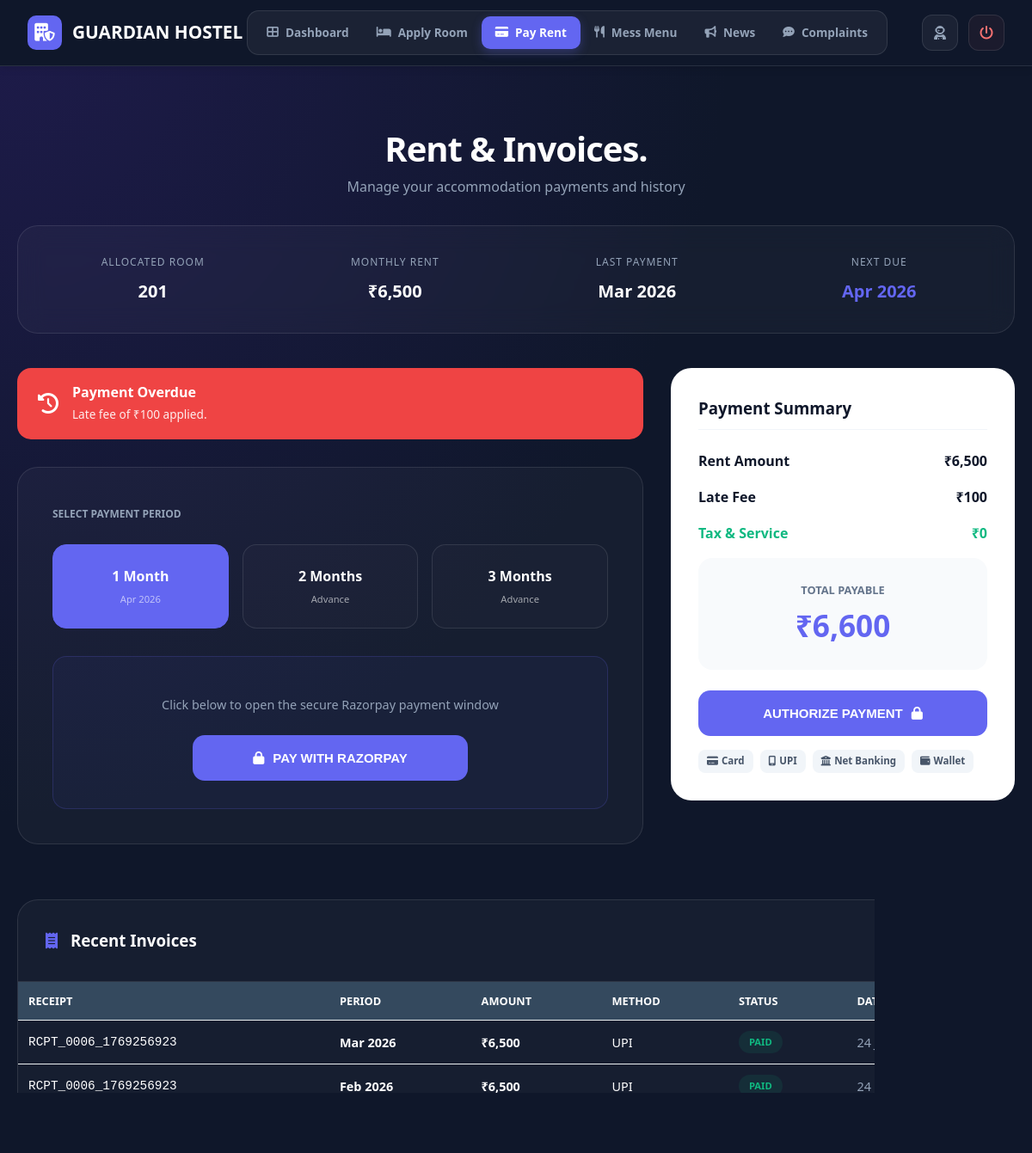
Page /student/pay_rent.php (signed in) on the committed database.
### tables this page shows
CREATE TABLE `room_requests` (
  `id` int(11) NOT NULL,
  `student_id` int(11) NOT NULL,
  `room_type` enum('Single','Double','Triple') NOT NULL,
  `message` text DEFAULT NULL,
  `mess_included` tinyint(1) DEFAULT 1,
  `total_amount` decimal(10,2) DEFAULT 0.00,
  `monthly_rent_amount` decimal(10,2) DEFAULT 0.00 COMMENT 'Monthly rent (room + mess)',
  `payment_status` enum('Pending','Paid','Failed') DEFAULT 'Pending',
  `payment_id` varchar(100) DEFAULT NULL,
  `status` enum('Pending','Approved','Rejected') DEFAULT 'Pending',
  `room_id` int(11) DEFAULT NULL,
  `request_date` timestamp NOT NULL DEFAULT current_timestamp(),
  `response_date` timestamp NULL DEFAULT NULL,
  `room_allocation_date` date DEFAULT NULL COMMENT 'Date when room was allocated'
);

CREATE TABLE `rooms` (
  `id` int(11) NOT NULL,
  `room_number` varchar(10) NOT NULL,
  `room_type` enum('Single','Double','Triple') NOT NULL,
  `capacity` int(11) NOT NULL,
  `occupied` int(11) DEFAULT 0,
  `rent` decimal(10,2) NOT NULL,
  `status` enum('Available','Full','Maintenance') DEFAULT 'Available',
  `created_at` timestamp NOT NULL DEFAULT current_timestamp()
);

CREATE TABLE `monthly_rent_payments` (
  `id` int(11) NOT NULL,
  `student_id` int(11) NOT NULL,
  `room_request_id` int(11) NOT NULL COMMENT 'Links to approved room request',
  `payment_month` date NOT NULL COMMENT 'First day of the month for which rent is paid',
  `room_rent` decimal(10,2) NOT NULL COMMENT 'Room rent amount',
  `mess_fee` decimal(10,2) NOT NULL COMMENT 'Mess fee amount',
  `other_charges` decimal(10,2) DEFAULT 0.00 COMMENT 'Any additional charges',
  `total_amount` decimal(10,2) NOT NULL COMMENT 'Total amount paid',
  `payment_method` enum('Card','UPI','Wallet','Cash') NOT NULL,
  `transaction_id` varchar(100) DEFAULT NULL,
  `payment_status` enum('Pending','Success','Failed') DEFAULT 'Pending',
  `payment_date` timestamp NOT NULL DEFAULT current_timestamp(),
  `due_date` date NOT NULL COMMENT 'Date by which rent should be paid',
  `is_advance_payment` tinyint(1) DEFAULT 0 COMMENT '1 if payment is made in advance',
  `payment_details` text DEFAULT NULL COMMENT 'JSON data with payment method details',
  `receipt_number` varchar(50) DEFAULT NULL,
  `notes` text DEFAULT NULL
);

### student/pay_rent.php (the view, shortened to what this page needs)
<?php
require_once '../config.php';
$student_id   = $_SESSION['student_id'];
$settings_query = mysqli_query($conn, "SELECT setting_key, setting_value FROM rent_payment_settings");
$settings = [];
while ($row = mysqli_fetch_assoc($settings_query)) {
    $settings[$row['setting_key']] = $row['setting_value'];
}
$rent_due_day           = $settings['rent_due_day'] ?? 5;
$advance_months_allowed = $settings['advance_months_allowed'] ?? 6;
$late_payment_fine      = $settings['late_payment_fine'] ?? 100;
$grace_period_days      = $settings['grace_period_days'] ?? 3;
$enable_advance         = $settings['enable_advance_payment'] ?? 1;
$room_query = "SELECT rr.*, r.room_number, r.room_type as room_type_detail, r.rent
               FROM room_requests rr
               LEFT JOIN rooms r ON rr.room_id = r.id
               WHERE rr.student_id = $student_id
               AND rr.status = 'Approved'
               AND rr.payment_status = 'Paid'
               ORDER BY rr.response_date DESC
               LIMIT 1";
$room_result = mysqli_query($conn, $room_query);
if (mysqli_num_rows($room_result) == 0) {
    $no_room = true;
} else {
    $no_room      = false;
    $room_data    = mysqli_fetch_assoc($room_result);
    $monthly_rent = $room_data['total_amount'];
    $last_paid_query = mysqli_query($conn, "SELECT MAX(payment_month) as last_month FROM monthly_rent_payments WHERE student_id = $student_id AND payment_status = 'Success'");
    $last_paid_row   = mysqli_fetch_assoc($last_paid_query);
    $last_paid_month = $last_paid_row['last_month'];
    $current_month_start = date('Y-m-01');
    $due_month = (!$last_paid_month || $last_paid_month < $current_month_start)
        ? $current_month_start
        : date('Y-m-01', strtotime($last_paid_month . ' +1 month'));
    $current_due_date = date('Y-m-' . str_pad($rent_due_day, 2, '0', STR_PAD_LEFT));
    $is_overdue = (strtotime($current_due_date) + ($grace_period_days * 86400)) < time() && $due_month <= $current_month_start;
    $history_query  = "SELECT * FROM monthly_rent_payments WHERE student_id = $student_id ORDER BY payment_month DESC";
    $history_result = mysqli_query($conn, $history_query);
}
?>
<!DOCTYPE html>
<html lang="en">
<head>
    <link rel="stylesheet" href="https://cdnjs.cloudflare.com/ajax/libs/font-awesome/6.5.1/css/all.min.css">
    <link rel="stylesheet" href="../css/style.css">
</head>
<body>
    <div class="mesh-bg"></div>
    <?php include 'includes/nav.php'; ?>
    <main class="container">
        <header class="page-header">
            <h1>Rent & Invoices<span>.</span></h1>
            <p style="color: var(--text-dim);">Manage your accommodation payments and history</p>
        </header>
        <?php if ($no_room): ?>
            <div class="glass-box" style="text-align: center; padding: 5rem;">
                <i class="fas fa-house-circle-exclamation" style="font-size: 4rem; color: #fbbf24; margin-bottom: 1.5rem;"></i>
                <h2>No Room Allocated</h2>
                <p style="color: var(--text-dim); margin: 1rem 0 2rem;">You need an approved room allocation to manage rent.</p>
                <a href="apply_room.php" class="btn-primary" style="padding: 15px 40px; text-decoration: none;">Apply Now</a>
            </div>
        <?php else: ?>
            <div class="rent-banner">
                <div class="status-pill"><span>Allocated Room</span><strong><?php echo $room_data['room_number'] ?? 'TBA'; ?></strong></div>
                <div class="status-pill"><span>Monthly Rent</span><strong>&#8377;<?php echo number_format($monthly_rent); ?></strong></div>
                <div class="status-pill"><span>Last Payment</span><strong><?php echo $last_paid_month ? date('M Y', strtotime($last_paid_month)) : 'None'; ?></strong></div>
                <div class="status-pill"><span>Next Due</span><strong style="color: var(--primary);"><?php echo date('M Y', strtotime($due_month)); ?></strong></div>
            </div>
            <div class="checkout-grid">
                <div class="payment-main">
                    <?php if ($is_overdue): ?>
                        <div class="overdue-banner">
                            <i class="fas fa-clock-rotate-left" style="font-size: 1.5rem;"></i>
                            <div>
                                <strong style="display: block;">Payment Overdue</strong>
                                <span style="font-size: 0.85rem; opacity: 0.9;">Late fee of &#8377;<?php echo $late_payment_fine; ?> applied.</span>
                            </div>
                        </div>
                    <?php endif; ?>
                    <div class="glass-box">
                        <label style="font-weight: 700; color: var(--text-dim); text-transform: uppercase; font-size: 0.75rem;">Select Payment Period</label>
                        <div class="grid-options" id="monthOpts">
                            <label class="opt-label active">
                                <strong>1 Month</strong>
                                <span style="display:block; font-size: 0.7rem; opacity: 0.6; margin-top: 4px;"><?php echo date('M Y', strtotime($due_month)); ?></span>
                            </label>
                            <?php if ($enable_advance): ?>
                                <?php for ($i = 2; $i <= min($advance_months_allowed, 3); $i++): ?>
                                <label class="opt-label">
                                    <strong><?php echo $i; ?> Months</strong>
                                    <span style="display:block; font-size: 0.7rem; opacity: 0.6; margin-top: 4px;">Advance</span>
                                </label>
                                <?php endfor; ?>
                            <?php endif; ?>
                        </div>
                        <div style="margin-top: 2rem; padding: 2rem; background: rgba(99,102,241,0.05); border: 1px solid rgba(99,102,241,0.2); border-radius: 16px; text-align: center;">
                            <p style="color: var(--text-dim); font-size: 0.9rem; margin-bottom: 1.5rem;">Click below to open the secure Razorpay payment window</p>
                            <button id="rzp-rent-btn" onclick="openRentPayment()" class="btn-pay" style="max-width: 320px; margin: 0 auto;">
                                <i class="fas fa-lock"></i> PAY WITH RAZORPAY
                            </button>
                        </div>
                    </div>
                </div>
                <div class="payment-side">
                    <div class="summary-card">
                        <h3 style="margin-bottom: 1.5rem; font-weight: 800; border-bottom: 1px solid #f1f5f9; padding-bottom: 10px;">Payment Summary</h3>
                        <div class="summary-row"><span>Rent Amount</span><span id="sum-rent">&#8377;<?php echo number_format($monthly_rent); ?></span></div>
                        <div class="summary-row"><span>Late Fee</span><span id="sum-fine">&#8377;<?php echo $is_overdue ? $late_payment_fine : 0; ?></span></div>
                        <div class="summary-row" style="color: #10b981;"><span>Tax & Service</span><span>&#8377;0</span></div>
                        <div class="total-box">
                            <span style="font-size: 0.8rem; font-weight: 700; color: #64748b; text-transform: uppercase;">Total Payable</span>
                            <h2 id="sum-total">&#8377;<?php echo number_format($monthly_rent + ($is_overdue ? $late_payment_fine : 0)); ?></h2>
                        </div>
                        <button onclick="openRentPayment()" class="btn-pay" id="rzp-rent-btn2">
                            AUTHORIZE PAYMENT <i class="fas fa-lock"></i>
                        </button>
                        <div class="rzp-badges">
                            <span class="rzp-badge"><i class="fas fa-credit-card"></i> Card</span>
                            <span class="rzp-badge"><i class="fas fa-mobile-screen"></i> UPI</span>
                            <span class="rzp-badge"><i class="fas fa-university"></i> Net Banking</span>
                            <span class="rzp-badge"><i class="fas fa-wallet"></i> Wallet</span>
                        </div>
                    </div>
                </div>
            </div>
            <div class="history-card">
                <div style="padding: 2rem; border-bottom: 1px solid var(--glass-border);">
                    <h3 style="font-weight: 800;"><i class="fas fa-receipt" style="color: var(--primary); margin-right: 10px;"></i> Recent Invoices</h3>
                </div>
                <div style="overflow-x: auto;">
                    <table>
                        <thead>
                            <tr><th>Receipt</th><th>Period</th><th>Amount</th><th>Method</th><th>Status</th><th>Date</th></tr>
                        </thead>
                        <tbody>
                            <?php while($p = mysqli_fetch_assoc($history_result)): ?>
                            <tr>
                                <td style="font-family: monospace;"><?php echo $p['receipt_number'] ?? $p['transaction_id']; ?></td>
                                <td style="font-weight: 700;"><?php echo date('M Y', strtotime($p['payment_month'])); ?></td>
                                <td style="font-weight: 700;">&#8377;<?php echo number_format($p['total_amount']); ?></td>
                                <td><?php echo $p['payment_method']; ?></td>
                                <td><span class="badge badge-paid">PAID</span></td>
                                <td style="color: var(--text-dim);"><?php echo date('d M, Y', strtotime($p['payment_date'])); ?></td>
                            </tr>
                            <?php endwhile; ?>
                        </tbody>
                    </table>
                </div>
            </div>
        <?php endif; ?>
    </main>
</body>
</html>

### css/style.css (style rules this page uses)
* { margin: 0; padding: 0; box-sizing: border-box; }
:root { --primary-color: #16a085; --secondary-color: #2c3e50; --accent-color: #e67e22; --light-bg: #ecf0f1; --dark-text: #2c3e50; --light-text: #7f8c8d; --white: #ffffff; --shadow: 0 4px 6px rgba(0, 0, 0, 0.1); --shadow-hover: 0 10px 25px rgba(0, 0, 0, 0.15); }
html { scroll-behavior: smooth; }
body { font-family: 'Segoe UI', Tahoma, Geneva, Verdana, sans-serif; color: var(--dark-text); line-height: 1.6; overflow-x: hidden; }
.container { max-width: 1200px; margin: 0 auto; padding: 0 20px; }
table { width: 100%; border-collapse: collapse; }
table th, table td { padding: 12px; text-align: left; border-bottom: 1px solid #ecf0f1; }
table th { background: #34495e; color: #fff; font-weight: bold; }
.badge { display: inline-block; padding: 5px 10px; border-radius: 20px; font-size: 0.85rem; font-weight: bold; }

### student/pay_rent.php (style rules this page uses)
:root { --primary: #6366f1; --glass: rgba(255, 255, 255, 0.03); --glass-border: rgba(255, 255, 255, 0.1); --text-dim: #94a3b8; }
body { background: #0f172a; color: white; min-height: 100vh; overflow-x: hidden; }
.mesh-bg { position: fixed; top: 0; left: 0; width: 100%; height: 100%; z-index: -1; background: radial-gradient(at 0% 0%, #1e1b4b 0%, #0f172a 50%); }
.page-header { text-align: center; padding: 4rem 0 2rem; }
.page-header h1 { font-size: 2.5rem; font-weight: 800; letter-spacing: -1px; }
.rent-banner { background: var(--glass); backdrop-filter: blur(15px); border: 1px solid var(--glass-border); border-radius: 24px; padding: 2rem; margin-bottom: 2.5rem; display: grid; grid-template-columns: repeat(auto-fit, minmax(150px, 1fr)); gap: 2rem; }
.status-pill { text-align: center; }
.status-pill span { display: block; font-size: 0.75rem; color: var(--text-dim); text-transform: uppercase; letter-spacing: 1px; margin-bottom: 8px; }
.status-pill strong { font-size: 1.25rem; font-weight: 800; }
.checkout-grid { display: grid; grid-template-columns: 1fr 400px; gap: 2rem; margin-bottom: 4rem; }
.glass-box { background: var(--glass); border: 1px solid var(--glass-border); border-radius: 24px; padding: 2.5rem; }
.grid-options { display: grid; grid-template-columns: repeat(auto-fit, minmax(130px, 1fr)); gap: 1rem; margin: 1.5rem 0; }
.opt-label { background: rgba(255,255,255,0.02); border: 1px solid var(--glass-border); padding: 1.5rem 1rem; border-radius: 16px; text-align: center; cursor: pointer; transition: 0.3s; }
.opt-label.active { border-color: var(--primary); background: var(--primary); }
.overdue-banner { background: #ef4444; color: white; border-radius: 16px; padding: 1rem 1.5rem; margin-bottom: 2rem; display: flex; align-items: center; gap: 1rem; }
.summary-card { position: sticky; top: 100px; background: white; color: #0f172a; border-radius: 24px; padding: 2rem; }
.summary-row { display: flex; justify-content: space-between; margin-bottom: 1rem; font-weight: 600; }
.total-box { background: #f8fafc; padding: 1.5rem; border-radius: 16px; margin-top: 1rem; text-align: center; }
.total-box h2 { font-size: 2.2rem; font-weight: 800; color: var(--primary); }
.btn-pay { width: 100%; background: var(--primary); color: white; border: none; padding: 18px; border-radius: 14px; font-weight: 800; cursor: pointer; transition: 0.3s; margin-top: 1.5rem; display: flex; align-items: center; justify-content: center; gap: 10px; font-size: 15px; }
.rzp-badges { display: flex; gap: 8px; flex-wrap: wrap; margin-top: 1rem; }
.rzp-badge { background: #f1f5f9; border-radius: 8px; padding: 4px 10px; font-size: 0.72rem; font-weight: 600; color: #475569; display: flex; align-items: center; gap: 4px; }
.history-card { background: var(--glass); border: 1px solid var(--glass-border); border-radius: 24px; overflow: hidden; }
table { width: 100%; border-collapse: collapse; }
th { text-align: left; padding: 1.2rem 2rem; background: rgba(255,255,255,0.02); font-size: 0.8rem; color: var(--text-dim); text-transform: uppercase; }
td { padding: 1.2rem 2rem; border-bottom: 1px solid var(--glass-border); font-size: 0.9rem; }
.badge { padding: 4px 12px; border-radius: 50px; font-size: 0.7rem; font-weight: 800; }
.badge-paid { background: rgba(16, 185, 129, 0.1); color: #10b981; }

### student/includes/nav.php (style rules this page uses)
:root { --nav-bg: #0f172a; --accent: #6366f1; --glass-white: rgba(255, 255, 255, 0.05); --border-white: rgba(255, 255, 255, 0.1); }

### rows in the picture
room_requests: room.room_number "201", total_amount "6,500"
monthly_rent_payments: receipt_number "RCPT_0006_1769256923", payment_month "Mar 2026", total_amount "6,500", payment_method "UPI", payment_date "24 Jan, 2026"
monthly_rent_payments: receipt_number "RCPT_0006_1769256923", payment_month "Feb 2026", total_amount "6,500", payment_method "UPI", payment_date "24 Jan, 2026"

### other values in the picture
date('M Y', strtotime($last_paid_month)) "Mar 2026"
date('M Y', strtotime($due_month)) "Apr 2026"
$late_payment_fine "100"
